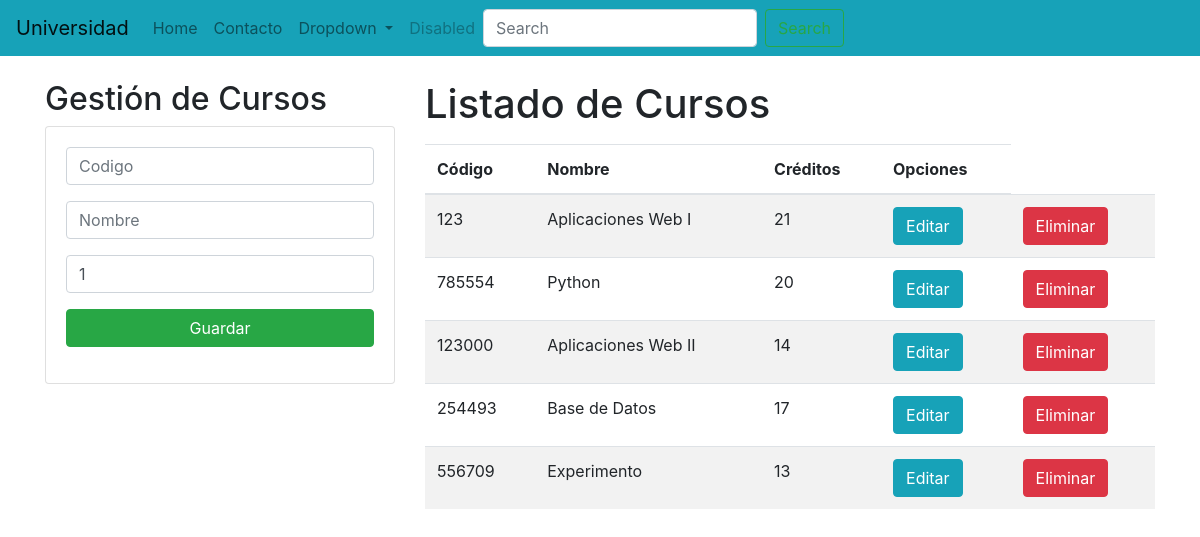
The page / on the database its author committed.
### Academico/models.py (models this page shows, shortened)
class Curso(models.Model) :
    codigo = models.CharField(primary_key=True, max_length=6)
    nombre = models.CharField(max_length=50)
    creditos = models.PositiveSmallIntegerField()

### Academico/views.py (the view)
# urls.py: path('',views.home),
def home(request):
    cursoslistado=Curso.objects.all()
    return render(request, "gestionCursos.html",{"cursos":cursoslistado})

### Academico/templates/gestionCursos.html (shortened to what this page needs)
{% extends "./base.html" %}
{%block body%}
<div class="row">
    <div class="col-sm-12 col-md-6 col-lg-4 col-xl-4">
        <h2>Gestión de Cursos</h2>
        <div class="card">
            <div class="card-body">
                <form action="/registrarCurso/" method="POST">{% csrf_token %}
                    <div class="form-group">
                        <input type="text" name="txtCodigo" id="txtCodigo" class="form-control" placeholder="Codigo" minlength="6" maxlength="6" required>
                    </div>
                    <div class="form-group">
                        <input type="text" name="txtNombre" id="txtNombre" class="form-control" placeholder="Nombre" maxlength="58" required>
                    </div>
                    <div class="form-group">
                        <input type="text" id="numCreditos" name="numCreditos" class="form-control" min="1" max="9" value="1" required>
                    </div>
                    <div class="form-group">
                        <button type="submit" class="btn btn-success btn-block text-white">Guardar</button>
                    </div>
                </form>
            </div>
        </div>
    </div>
    <div class="col-sm-12 col-md-6 col-lg-8 col-xl-8">
        <h1>Listado de Cursos</h1>
        <div class="table-rsponsive py-2">
            <table class="table table-striped">
                <thead>
                    <tr>
                       <th>Código</th>
                       <th>Nombre</th>
                       <th>Créditos</th>
                       <th colspan="">Opciones</th>
                    </tr>
                </thead>
                <tbody>
                    {%for c in cursos%}
                    <tr>
                        <td>{{c.codigo}}</td>
                        <td>{{c.nombre}}</td>
                        <td>{{c.creditos}}</td>
                        <td><a href="edicionCurso/{{c.codigo}}" class="btn btn-info">Editar</a></td>
                        <td><a href="eliminarCurso/{{c.codigo}}" class="btn btn-danger">Eliminar</a></td>
                    </tr>
                    {%endfor%}
                </tbody>
            </table>
        </div>
    </div>
</div>
{%endblock%}

### Academico/templates/base.html (shortened to what this page needs)
<!DOCTYPE html>
<html lang="en">
<head>
    <link rel="stylesheet" href="https://cdn.jsdelivr.net/npm/bootstrap@4.5.3/dist/css/bootstrap.min.css">
</head>
<body>
    <nav class="navbar navbar-expand-lg navbar-light bg-info">
        <a class="navbar-brand" href="#">Universidad</a>
        <div class="collapse navbar-collapse" id="navbarSupportedContent">
          <ul class="navbar-nav">
            <li class="nav-item">
              <a class="nav-link" href="#">Home <span class="sr-only">(current)</span></a>
            </li>
            <li class="nav-item">
              <a class="nav-link" href="#">Contacto</a>
            </li>
            <li class="nav-item dropdown">
              <a class="nav-link dropdown-toggle" href="#" id="navbarDropdown" role="button" data-toggle="dropdown" aria-haspopup="true" aria-expanded="false">
                Dropdown
              </a>
            </li>
            <li class="nav-item">
              <a class="nav-link disabled" href="#" tabindex="-1" aria-disabled="true">Disabled</a>
            </li>
          </ul>
          <form class="form-inline my-2 my-lg-0">
            <input class="form-control mr-sm-2" type="search" placeholder="Search" aria-label="Search">
            <button class="btn btn-outline-success my-2 my-sm-0" type="submit">Search</button>
          </form>
        </div>
    </nav>
      <div class="container py-4">
          {%block body%}
          {%endblock%}
      </div>
</body>
</html>

### rows shown on the page
Curso: codigo "123", nombre "Aplicaciones Web I", creditos "21"
Curso: codigo "785554", nombre "Python", creditos "20"
Curso: codigo "123000", nombre "Aplicaciones Web II", creditos "14"
Curso: codigo "254493", nombre "Base de Datos", creditos "17"
Curso: codigo "556709", nombre "Experimento", creditos "13"
